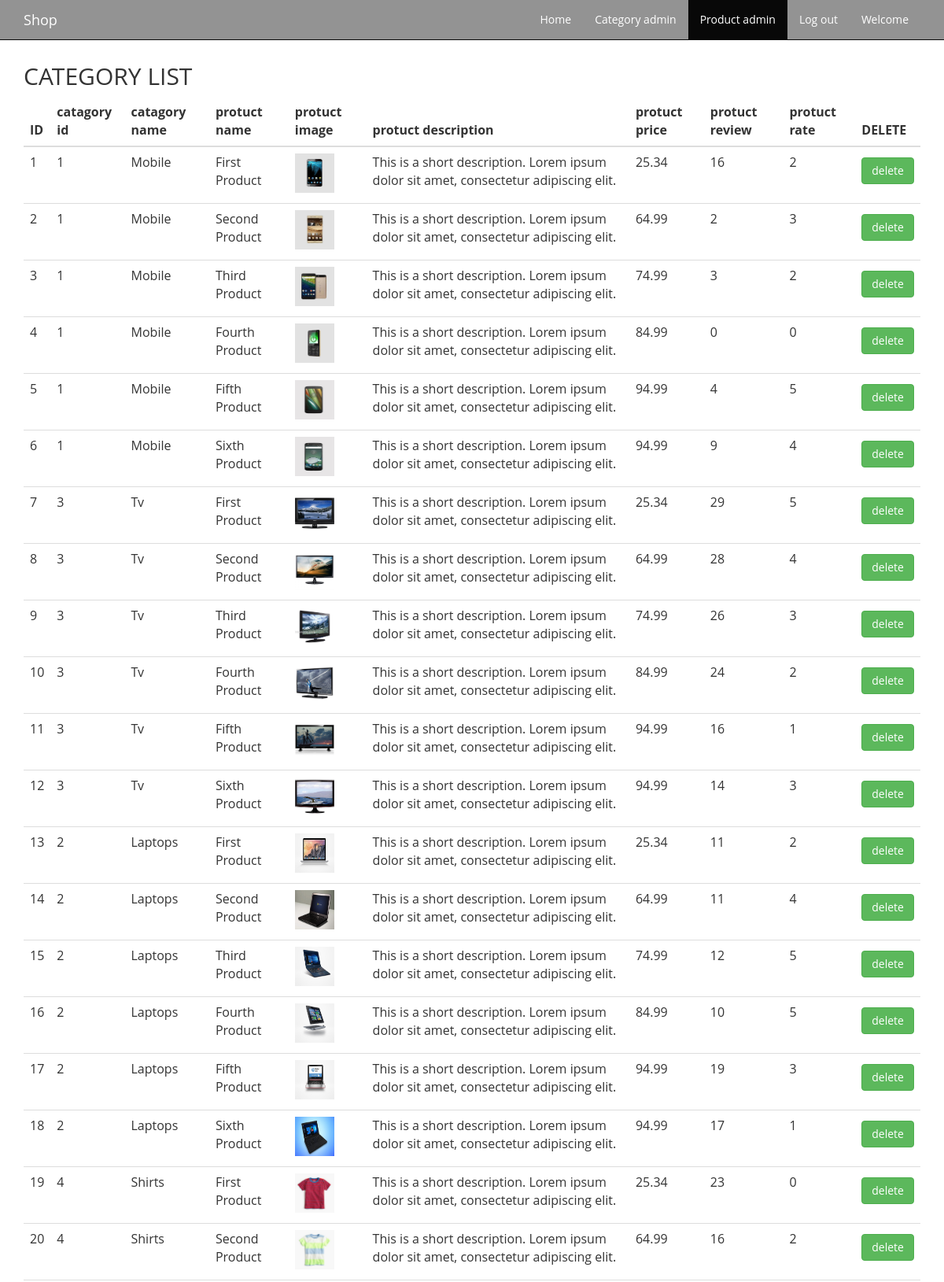
Page /dele.php (upper part) on the committed database.
### tables this page shows
CREATE TABLE `product` (
  `id` int(11) NOT NULL,
  `cat_id` int(11) NOT NULL,
  `price` double NOT NULL,
  `name` varchar(250) NOT NULL,
  `description` text NOT NULL,
  `pic` varchar(250) NOT NULL,
  `review` int(11) NOT NULL,
  `rate` int(11) NOT NULL
);

CREATE TABLE `category` (
  `id` int(11) NOT NULL,
  `name` varchar(20) NOT NULL
);

### dele.php (the view, shortened to what this page needs)
<html lang="en">
<head>
    <link href="css/bootstrap.min.css" rel="stylesheet">
    <link href="css/font-awesome.css" rel="stylesheet">
    <link href="css/shop-homepage.css" rel="stylesheet">
</head>
<body>
  <nav class="navbar navbar-inverse navbar-fixed-top" role="navigation">
        <div class="container">
            <div class="navbar-header">
                <a class="navbar-brand" href="#" style="color:white;">Shop</a>
            </div>
            <div class="collapse navbar-collapse navbar-right" id="bs-example-navbar-collapse-1">
                <ul class="nav navbar-nav">
                    <li >
                        <a href="index.php" >Home</a>
                    </li>
                    <li >
                        <a href="admincat.php">Category admin</a>
                    </li>
					<li class="active">
                        <a href="dele.php">Product admin</a>
                    </li>
					 <li>
                        <a href="logout.php">Log out</a>
						<li class="o">
					   <a > Welcome <?php echo $_SESSION['admin'];?></a>
					   </li>
                    </li>
					</ul>
            </div>
        </div>
    </nav>
<div class="container" style="margin-top:40px;">
  <h2>CATEGORY LIST</h2>
  <div class="table-responsive">
  <table class="table">
    <thead>
      <tr>
        <th>ID</th>
        <th> catagory id</th>
		        <th> catagory name</th>
       <th>   protuct name</th>
	   <th>   protuct image</th>
	   	   <th>   protuct description</th>
	   <th>   protuct price</th>
	   <th>   protuct review</th>
	   <th>   protuct rate</th>
	   <th>DELETE</th>
      </tr>
    </thead>
    <tbody>
	  		<?php
     $result=mysql_query("select * from product;");
   if(mysql_num_rows($result)>0)
   {
	while($data=mysql_fetch_assoc($result))
	{
					   	  echo ' <tr><td>'.$data['id'].'</td>';
						 $g= $data['cat_id'];
						       $result2=mysql_query("select name from category where id='$g';");
 if(mysql_num_rows($result2)>0)
   {
	while($data2=mysql_fetch_assoc($result2))
	{
		$da4=$data2['name'];
	}
   } 	echo ' <td>'.$data['cat_id'].'</td>';
   echo ' <td>'.$da4.'</td>';
					   	  echo ' <td>'.$data['name'].'</td>';
						 echo ' <td><img src="'.$data['pic'].'" height="50" width="50" alt="">
</td>';
						  echo ' <td>'.$data['description'].'</td>';
					   	  echo ' <td>'.$data['price'].'</td>';
					   	  echo ' <td>'.$data['review'].'</td>';
						  echo ' <td>'.$data['rate'].'</td>
						  <td>
						   <form method="post" action="dele.php?action=delete&id='.$data['id'].'">
                               <input type="submit" name="delete" style="margin-top:5px;" class="btn btn-success" value="delete" />
							   </form>
						  </td>
						  </tr>';
       }
	}
 ?>
    </tbody>
  </table>
  </div>
</div>
</body>
</html>

### css/shop-homepage.css (style rules this page uses)
html { width: 100%; height: 100%; margin: 0px; padding: 0px; overflow-x: hidden; }
body { font-family: 'Open Sans', sans-serif; padding-top: 20px; }
.navbar { background-color:#939393; }
.navbar-inverse .navbar-nav>li>a { color:white; }
.o { color:yellow; }

### rows in the picture
product: id "1", cat "1", category.name "Mobile", name "First Product", pic (picture), description "This is a short description. Lorem ipsum dolor sit amet, consectetur adipiscing elit.", price "25.34", review "16", rate "2"
product: id "2", cat "1", category.name "Mobile", name "Second Product", pic (picture), description "This is a short description. Lorem ipsum dolor sit amet, consectetur adipiscing elit.", price "64.99", review "2", rate "3"
product: id "3", cat "1", category.name "Mobile", name "Third Product", pic (picture), description "This is a short description. Lorem ipsum dolor sit amet, consectetur adipiscing elit.", price "74.99", review "3", rate "2"
product: id "4", cat "1", category.name "Mobile", name "Fourth Product", pic (picture), description "This is a short description. Lorem ipsum dolor sit amet, consectetur adipiscing elit.", price "84.99", review "0", rate "0"
product: id "5", cat "1", category.name "Mobile", name "Fifth Product", pic (picture), description "This is a short description. Lorem ipsum dolor sit amet, consectetur adipiscing elit.", price "94.99", review "4", rate "5"
product: id "6", cat "1", category.name "Mobile", name "Sixth Product", pic (picture), description "This is a short description. Lorem ipsum dolor sit amet, consectetur adipiscing elit.", price "94.99", review "9", rate "4"
product: id "7", cat "3", category.name "Tv", name "First Product", pic (picture), description "This is a short description. Lorem ipsum dolor sit amet, consectetur adipiscing elit.", price "25.34", review "29", rate "5"
product: id "8", cat "3", category.name "Tv", name "Second Product", pic (picture), description "This is a short description. Lorem ipsum dolor sit amet, consectetur adipiscing elit.", price "64.99", review "28", rate "4"
product: id "9", cat "3", category.name "Tv", name "Third Product", pic (picture), description "This is a short description. Lorem ipsum dolor sit amet, consectetur adipiscing elit.", price "74.99", review "26", rate "3"
product: id "10", cat "3", category.name "Tv", name "Fourth Product", pic (picture), description "This is a short description. Lorem ipsum dolor sit amet, consectetur adipiscing elit.", price "84.99", review "24", rate "2"
product: id "11", cat "3", category.name "Tv", name "Fifth Product", pic (picture), description "This is a short description. Lorem ipsum dolor sit amet, consectetur adipiscing elit.", price "94.99", review "16", rate "1"
product: id "12", cat "3", category.name "Tv", name "Sixth Product", pic (picture), description "This is a short description. Lorem ipsum dolor sit amet, consectetur adipiscing elit.", price "94.99", review "14", rate "3"
product: id "13", cat "2", category.name "Laptops", name "First Product", pic (picture), description "This is a short description. Lorem ipsum dolor sit amet, consectetur adipiscing elit.", price "25.34", review "11", rate "2"
product: id "14", cat "2", category.name "Laptops", name "Second Product", pic (picture), description "This is a short description. Lorem ipsum dolor sit amet, consectetur adipiscing elit.", price "64.99", review "11", rate "4"
product: id "15", cat "2", category.name "Laptops", name "Third Product", pic (picture), description "This is a short description. Lorem ipsum dolor sit amet, consectetur adipiscing elit.", price "74.99", review "12", rate "5"
product: id "16", cat "2", category.name "Laptops", name "Fourth Product", pic (picture), description "This is a short description. Lorem ipsum dolor sit amet, consectetur adipiscing elit.", price "84.99", review "10", rate "5"
product: id "17", cat "2", category.name "Laptops", name "Fifth Product", pic (picture), description "This is a short description. Lorem ipsum dolor sit amet, consectetur adipiscing elit.", price "94.99", review "19", rate "3"
product: id "18", cat "2", category.name "Laptops", name "Sixth Product", pic (picture), description "This is a short description. Lorem ipsum dolor sit amet, consectetur adipiscing elit.", price "94.99", review "17", rate "1"
product: id "19", cat "4", category.name "Shirts", name "First Product", pic (picture), description "This is a short description. Lorem ipsum dolor sit amet, consectetur adipiscing elit.", price "25.34", review "23", rate "0"
product: id "20", cat "4", category.name "Shirts", name "Second Product", pic (picture), description "This is a short description. Lorem ipsum dolor sit amet, consectetur adipiscing elit.", price "64.99", review "16", rate "2"
